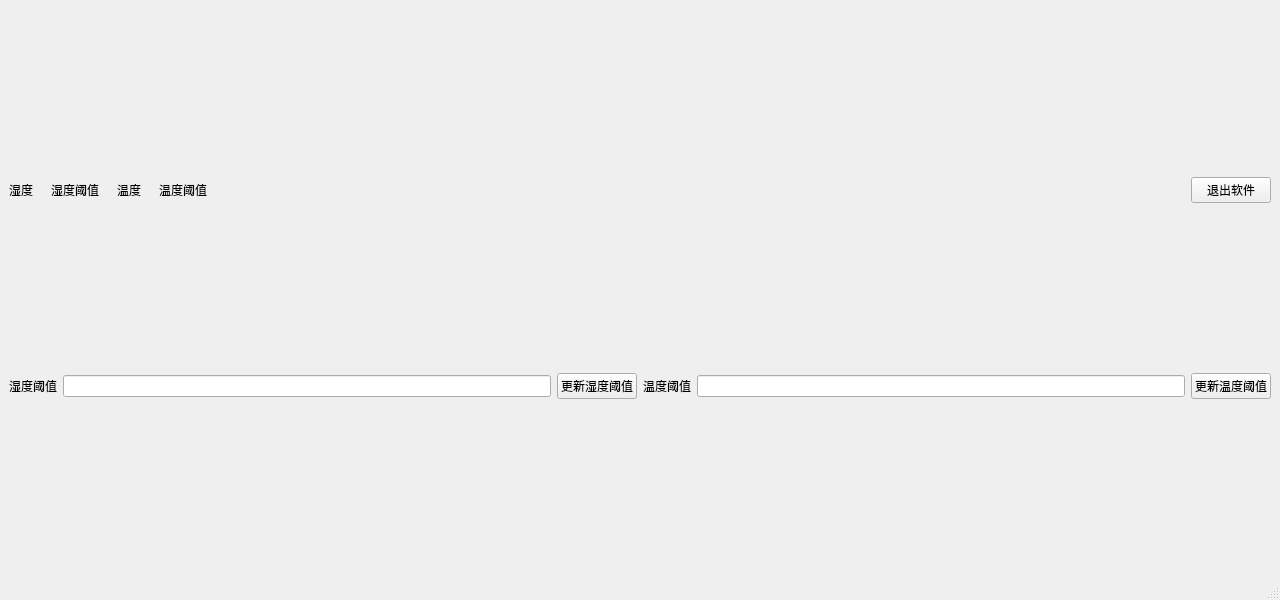
<?xml version="1.0" encoding="UTF-8"?>
<ui version="4.0">
 <class>MainWindow</class>
 <widget class="QMainWindow" name="MainWindow">
  <property name="geometry">
   <rect>
    <x>0</x>
    <y>0</y>
    <width>1280</width>
    <height>600</height>
   </rect>
  </property>
  <property name="windowTitle">
   <string>MainWindow</string>
  </property>
  <widget class="QWidget" name="centralwidget">
   <layout class="QVBoxLayout" name="verticalLayout">
    <property name="spacing">
     <number>2</number>
    </property>
    <item>
     <layout class="QHBoxLayout" name="horizontalLayout">
      <item>
       <widget class="QLabel" name="label">
        <property name="text">
         <string>湿度  </string>
        </property>
       </widget>
      </item>
      <item>
       <widget class="QLabel" name="label_humidity">
        <property name="text">
         <string/>
        </property>
       </widget>
      </item>
      <item>
       <widget class="QLabel" name="label_3">
        <property name="text">
         <string>湿度阈值  </string>
        </property>
       </widget>
      </item>
      <item>
       <widget class="QLabel" name="label_cur_humidity_warning">
        <property name="text">
         <string/>
        </property>
       </widget>
      </item>
      <item>
       <widget class="QLabel" name="label_2">
        <property name="text">
         <string>温度  </string>
        </property>
       </widget>
      </item>
      <item>
       <widget class="QLabel" name="label_temperature">
        <property name="text">
         <string/>
        </property>
       </widget>
      </item>
      <item>
       <widget class="QLabel" name="label_4">
        <property name="text">
         <string>温度阈值  </string>
        </property>
       </widget>
      </item>
      <item>
       <widget class="QLabel" name="label_cur_temperature_warning">
        <property name="text">
         <string/>
        </property>
       </widget>
      </item>
      <item>
       <spacer name="horizontalSpacer">
        <property name="orientation">
         <enum>Qt::Horizontal</enum>
        </property>
        <property name="sizeHint" stdset="0">
         <size>
          <width>40</width>
          <height>20</height>
         </size>
        </property>
       </spacer>
      </item>
      <item>
       <widget class="QPushButton" name="pushButton_exit">
        <property name="text">
         <string>退出软件</string>
        </property>
       </widget>
      </item>
     </layout>
    </item>
    <item>
     <layout class="QHBoxLayout" name="horizontalLayout_2" stretch="0,1,0,0,1,0">
      <property name="spacing">
       <number>6</number>
      </property>
      <item>
       <widget class="QLabel" name="label_5">
        <property name="text">
         <string>湿度阈值</string>
        </property>
       </widget>
      </item>
      <item>
       <widget class="QLineEdit" name="lineEdit_humidity"/>
      </item>
      <item>
       <widget class="QPushButton" name="pushButton_humidity_update">
        <property name="text">
         <string>更新湿度阈值</string>
        </property>
       </widget>
      </item>
      <item>
       <widget class="QLabel" name="label_6">
        <property name="text">
         <string>温度阈值</string>
        </property>
       </widget>
      </item>
      <item>
       <widget class="QLineEdit" name="lineEdit_temperature"/>
      </item>
      <item>
       <widget class="QPushButton" name="pushButton_temperature_update">
        <property name="text">
         <string>更新温度阈值</string>
        </property>
       </widget>
      </item>
     </layout>
    </item>
    <item>
     <layout class="QHBoxLayout" name="horizontalLayout_charts">
      <property name="spacing">
       <number>6</number>
      </property>
     </layout>
    </item>
   </layout>
  </widget>
  <widget class="QMenuBar" name="menubar">
   <property name="geometry">
    <rect>
     <x>0</x>
     <y>0</y>
     <width>1280</width>
     <height>28</height>
    </rect>
   </property>
  </widget>
  <widget class="QStatusBar" name="statusbar"/>
 </widget>
 <resources/>
 <connections/>
</ui>
